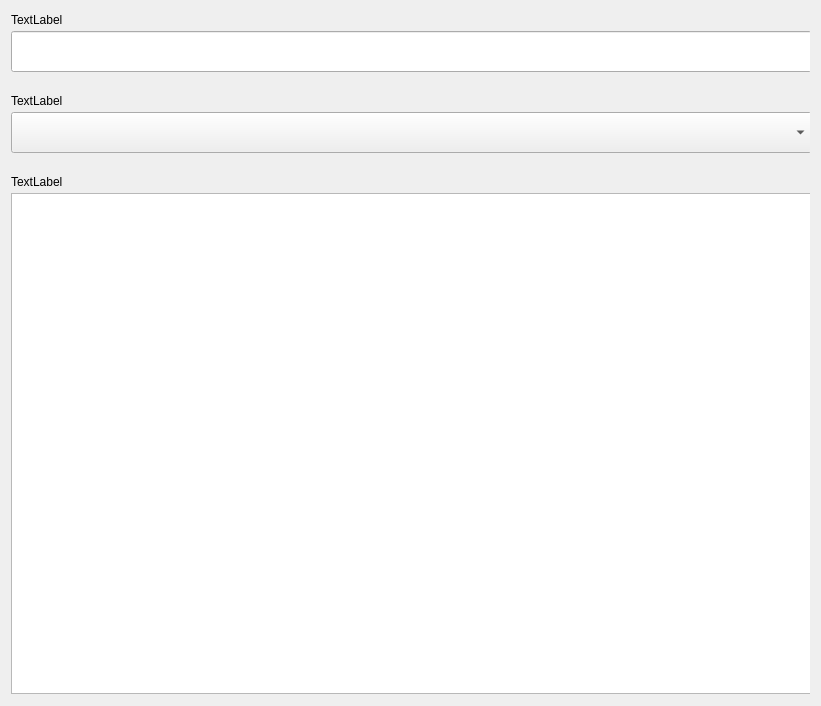
<?xml version="1.0" encoding="UTF-8"?>
<ui version="4.0">
 <class>OpenedNoteDialog</class>
 <widget class="QDialog" name="OpenedNoteDialog">
  <property name="geometry">
   <rect>
    <x>0</x>
    <y>0</y>
    <width>821</width>
    <height>706</height>
   </rect>
  </property>
  <property name="minimumSize">
   <size>
    <width>0</width>
    <height>706</height>
   </size>
  </property>
  <property name="windowTitle">
   <string>Dialog</string>
  </property>
  <layout class="QGridLayout" name="gridLayout">
   <item row="0" column="0">
    <widget class="QWidget" name="TitleWidget" native="true">
     <property name="enabled">
      <bool>true</bool>
     </property>
     <property name="sizePolicy">
      <sizepolicy hsizetype="Preferred" vsizetype="Preferred">
       <horstretch>0</horstretch>
       <verstretch>0</verstretch>
      </sizepolicy>
     </property>
     <property name="maximumSize">
      <size>
       <width>16777215</width>
       <height>65</height>
      </size>
     </property>
     <property name="autoFillBackground">
      <bool>false</bool>
     </property>
     <widget class="QLineEdit" name="noteTitle_lineEdit">
      <property name="geometry">
       <rect>
        <x>0</x>
        <y>20</y>
        <width>801</width>
        <height>41</height>
       </rect>
      </property>
     </widget>
     <widget class="QLabel" name="noteTitle_label">
      <property name="geometry">
       <rect>
        <x>0</x>
        <y>0</y>
        <width>67</width>
        <height>17</height>
       </rect>
      </property>
      <property name="text">
       <string>TextLabel</string>
      </property>
     </widget>
    </widget>
   </item>
   <item row="1" column="0">
    <widget class="QWidget" name="selectorWidget" native="true">
     <property name="maximumSize">
      <size>
       <width>16777215</width>
       <height>75</height>
      </size>
     </property>
     <widget class="QComboBox" name="selector_comboBox">
      <property name="geometry">
       <rect>
        <x>0</x>
        <y>30</y>
        <width>801</width>
        <height>41</height>
       </rect>
      </property>
     </widget>
     <widget class="QLabel" name="selector_label">
      <property name="geometry">
       <rect>
        <x>0</x>
        <y>10</y>
        <width>67</width>
        <height>17</height>
       </rect>
      </property>
      <property name="text">
       <string>TextLabel</string>
      </property>
     </widget>
    </widget>
   </item>
   <item row="2" column="0">
    <widget class="QWidget" name="DescriptionWidget" native="true">
     <property name="sizePolicy">
      <sizepolicy hsizetype="Preferred" vsizetype="Preferred">
       <horstretch>0</horstretch>
       <verstretch>0</verstretch>
      </sizepolicy>
     </property>
     <property name="maximumSize">
      <size>
       <width>16777215</width>
       <height>560</height>
      </size>
     </property>
     <widget class="QTextEdit" name="noteDescription_textEdit">
      <property name="geometry">
       <rect>
        <x>0</x>
        <y>30</y>
        <width>801</width>
        <height>501</height>
       </rect>
      </property>
      <property name="sizePolicy">
       <sizepolicy hsizetype="Preferred" vsizetype="Preferred">
        <horstretch>0</horstretch>
        <verstretch>0</verstretch>
       </sizepolicy>
      </property>
      <property name="maximumSize">
       <size>
        <width>16777215</width>
        <height>560</height>
       </size>
      </property>
     </widget>
     <widget class="QLabel" name="noteDescription_label">
      <property name="geometry">
       <rect>
        <x>0</x>
        <y>10</y>
        <width>67</width>
        <height>17</height>
       </rect>
      </property>
      <property name="text">
       <string>TextLabel</string>
      </property>
     </widget>
    </widget>
   </item>
  </layout>
 </widget>
 <resources/>
 <connections/>
</ui>
